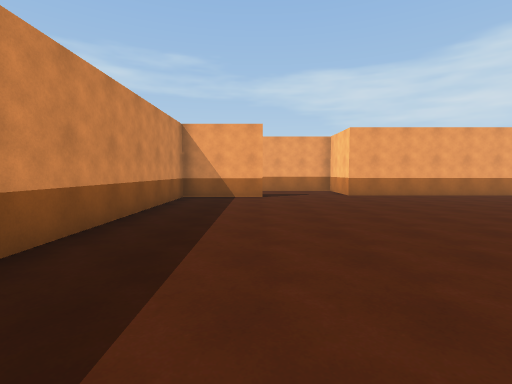
[1] (above)

24 first-person views from a walk through a scene from a Unity 3-D project. The camera is 1.5 m above the floor, tilts 4° down and sees 85° across. The floor is counted in squares, 2 m on a side. Each view is taken from the middle of a square. On the plan, view 1 faces up. The plan holds only what a view shows up to about 10 squares ahead; the rest is blank. The place goes on beyond the plan.

[2]
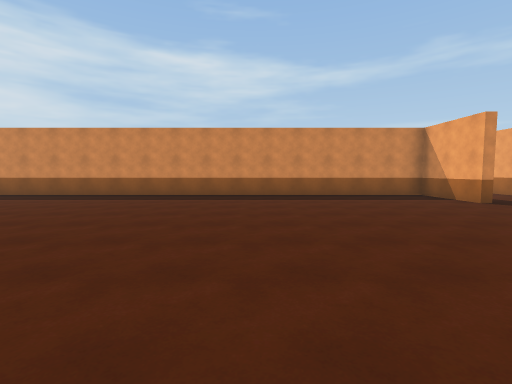

[3]
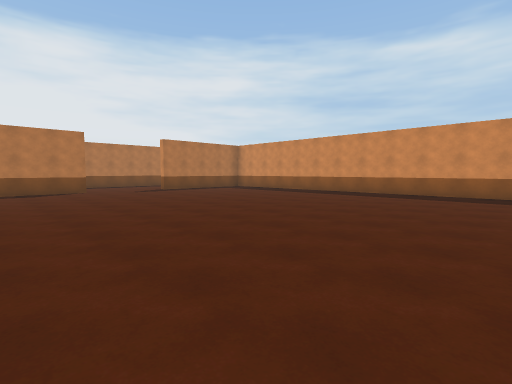

[4]
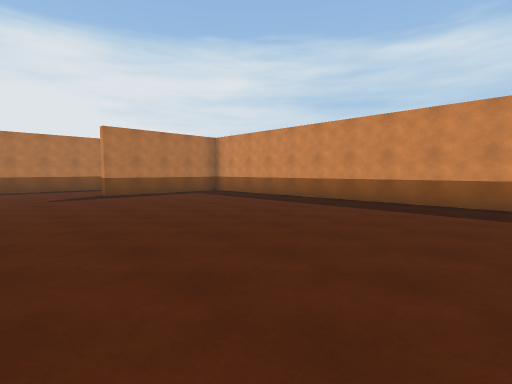

[5]
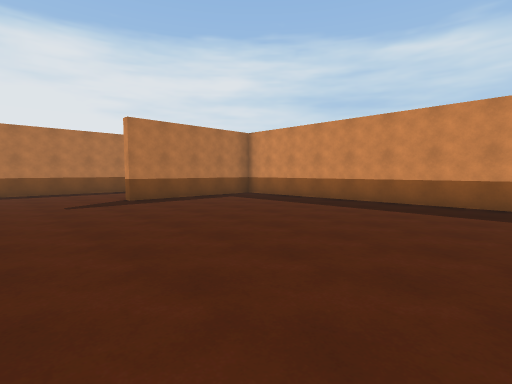

[6]
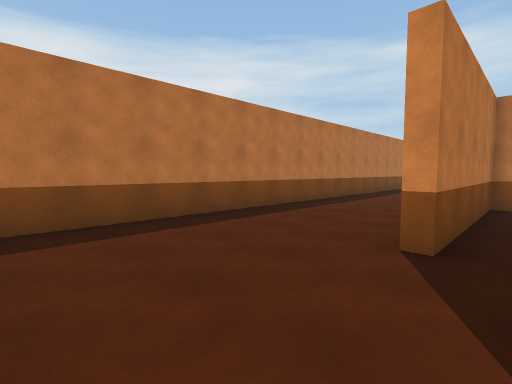

[7]
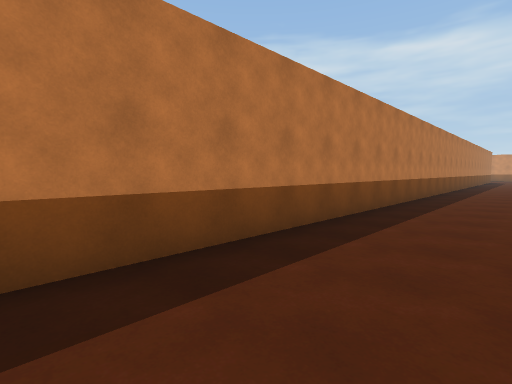

[8]
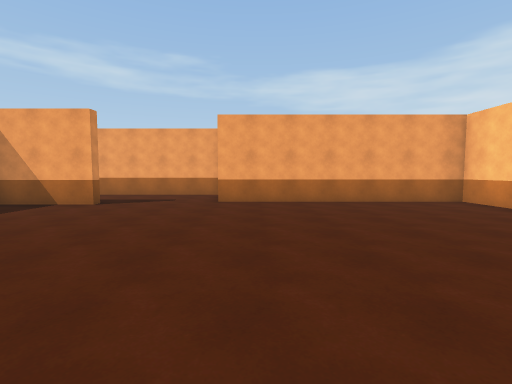

[9]
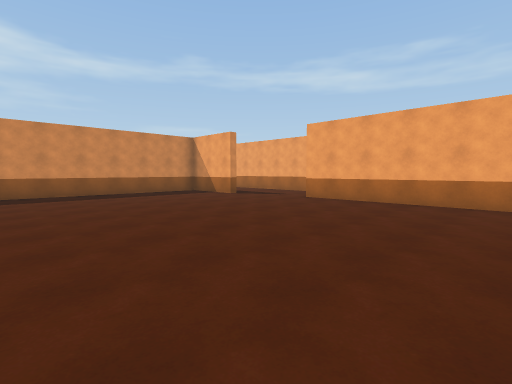

[10]
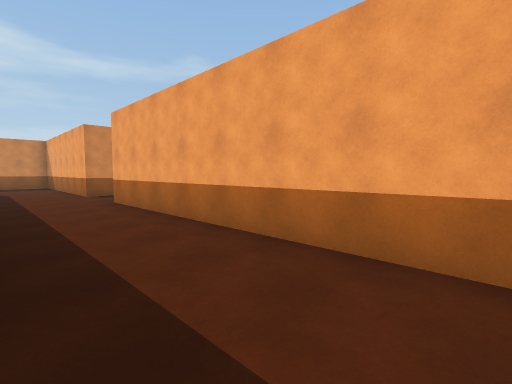

[11]
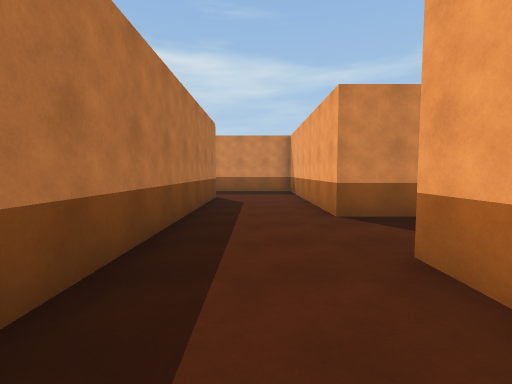

[12]
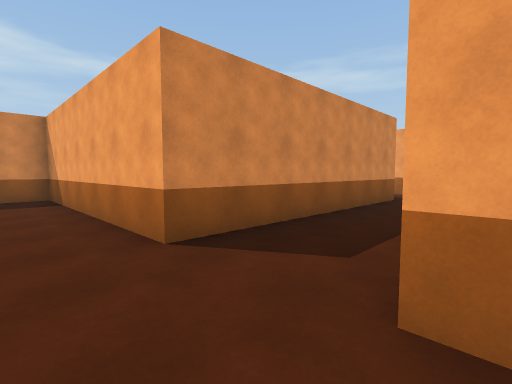

[13]
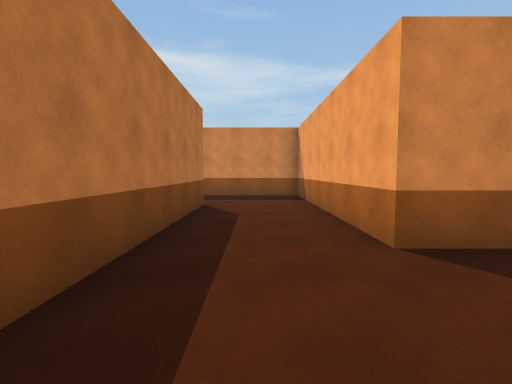

[14]
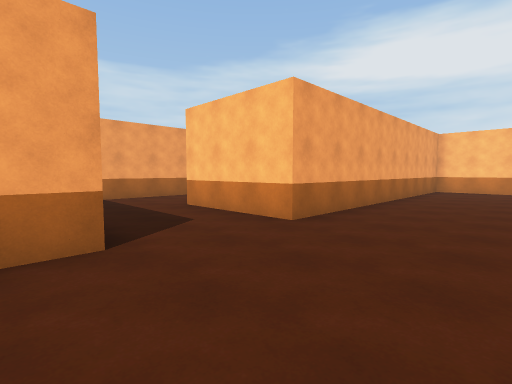

[15]
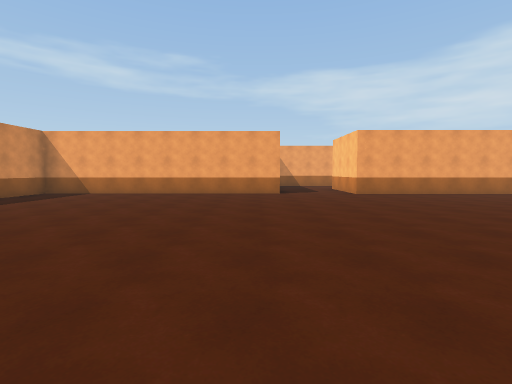

[16]
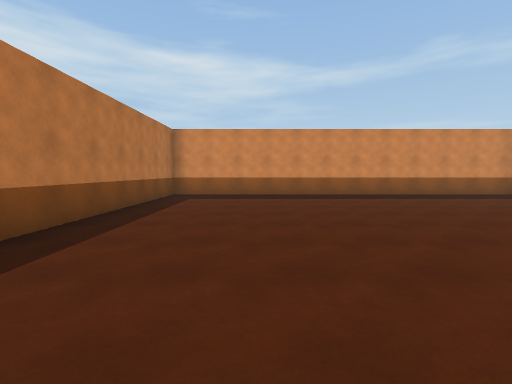

[17]
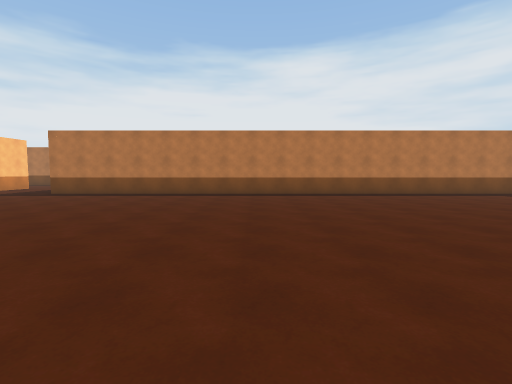

[18]
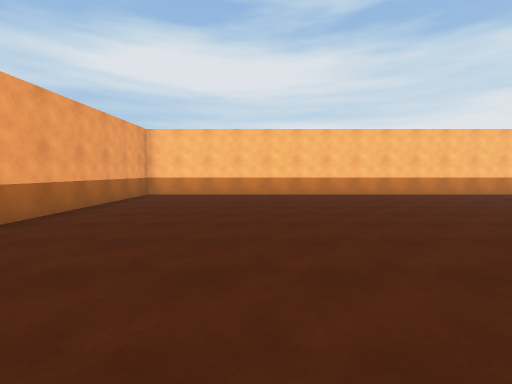

[19]
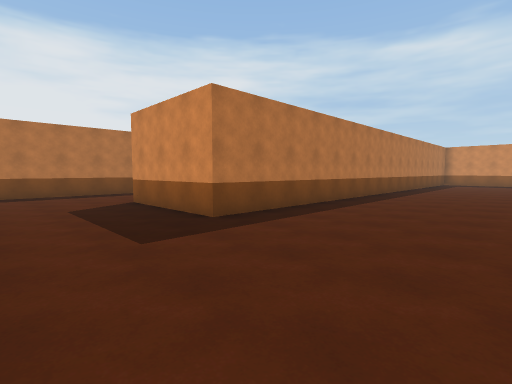

[20]
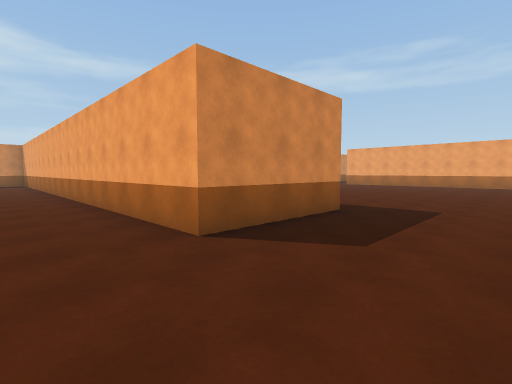

[21]
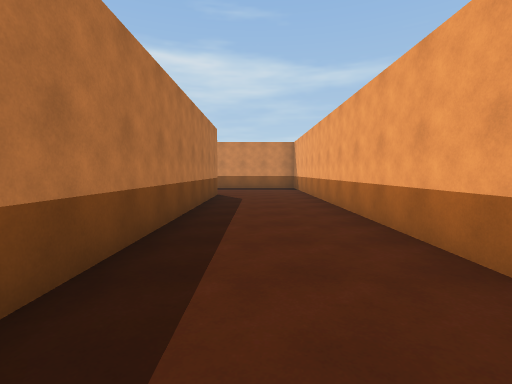

[22]
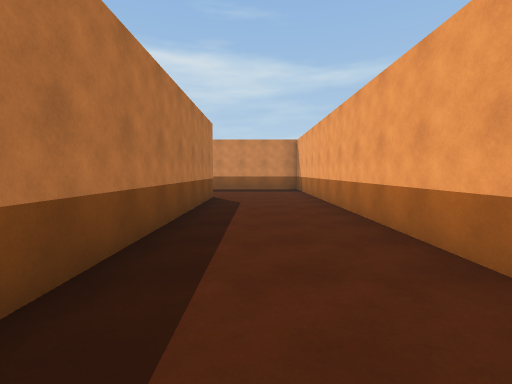

[23]
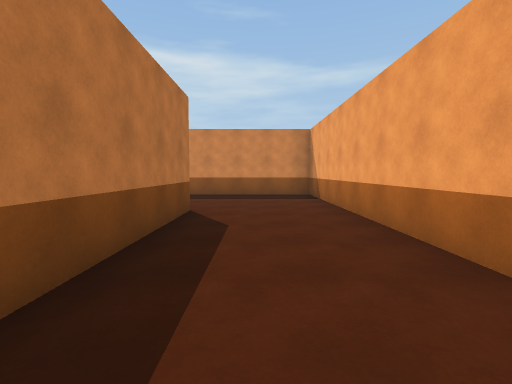

[24]
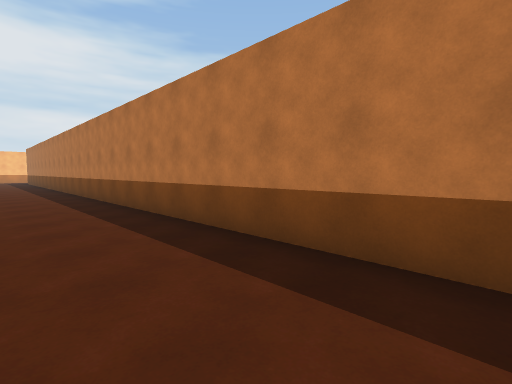

### Floor plan
Points are (right, up) in squares from view 1. A wall is a line through its corners. A room is listed if a view was taken in it or the views show most of it. See-through windows are left out.
Room 1 (views 1, 2, 3, 4, 5, 6, 7, 8, 9, 10, 20)
walls: (5.4, -8.6) (7.5, -8.6); (0.2, 8.9) (0.2, 8.5) (-2.2, 8.5) (-2.2, -8.6) (2.1, -8.6) (2.1, -9); (8.5, 9.1) (3, 9.1); (-3.5, -12.3) (8, -12.3)
ways out: opening at (-2.5, -10.5) to room 2; opening at (1.5, 9) to room 2
Room 2 (views 11, 12, 13, 14, 15, 16, 17, 18, 19, 21, 22, 23, 24)
walls: (-14.1, 5.9) (-22.5, 5.9) (-22.5, -5.8) (-5.8, -5.8) (-5.8, -9.2) (-19.5, -9.2); (-2.5, -6.7) (-2.5, 5.7) (-11.5, 5.7) (-11.5, 8.8) (-4.2, 8.8); (-18.5, -12.3) (-3.5, -12.3); (3, 9.1) (3, 10); (-7.7, 17.5) (-7.7, 11.4) (-14.2, 11.4) (-14.2, 8.2); (2.8, 11.4) (-5.5, 11.4)
ways out: opening at (-2.5, -10.5) to room 1; opening at (1.5, 9) to room 1; opening at (-19.5, -10.5)

Positions as (right, up) in squares from view 1, and headings:
1: (0, 0), facing up
2: (7, 3), facing left
3: (8, 3), facing down-left
4: (5, 1), facing down-left
5: (5, -1), facing down-left
6: (5, -8), facing down-left
7: (8, -10), facing down-left
8: (4, 2), facing up
9: (8, 2), facing up-left
10: (2, 9), facing up-left
11: (-3, 10), facing left
12: (-5, 10), facing up-left
13: (-5, 10), facing left
14: (-15, 3), facing up-right
15: (-15, -4), facing up
16: (-13, -3), facing left
17: (-13, 4), facing down
18: (-12, 2), facing right
19: (-3, -2), facing down-left
20: (-3, -11), facing up-left
21: (-9, -11), facing left
22: (-10, -11), facing left
23: (-13, -11), facing left
24: (-13, -10), facing down-right
